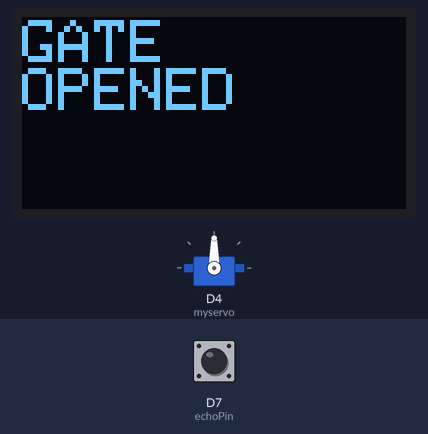
Recording of a sketch running on a simulated ESP8266 (NodeMCU). Parts: 128×64 one-colour display, servo. The test bench sets the inputs (shaded band); at power-on: D7 (echoPin) LOW. What the sketch prints to the serial monitor is not drawn.

Above: at 2.4 s.
2.5 s: D7 (echoPin) pulsed HIGH 2 times (0.12 s each, 0.3 s apart)
At 4.3 s:
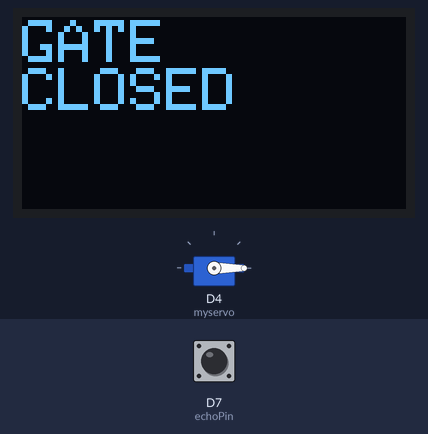
At 4.69 s:
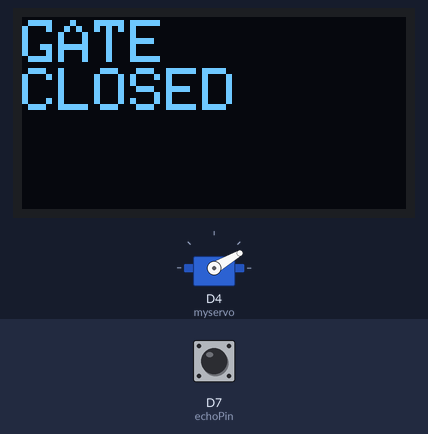
4.7 s: D7 (echoPin) pulsed HIGH 5 times (0.12 s each, 0.3 s apart)
At 6.03 s:
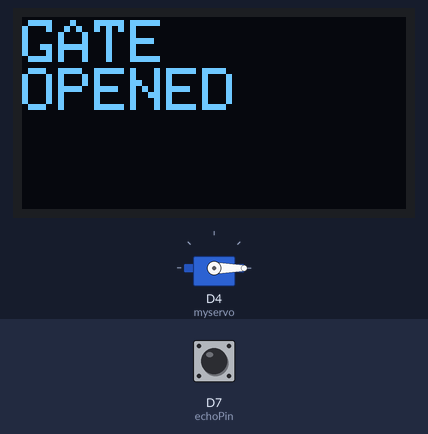
Timing chart, 0 to 9.3 s (numbered marks = the images above; inputs shaded):
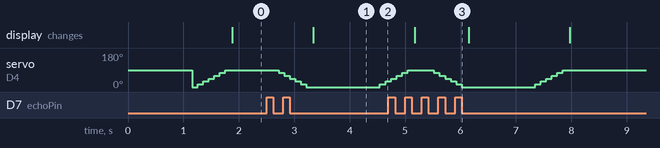

Measured:
- after the input at 2.5 s, servo on D4 (myservo): 90° → 75° after 0.22 s, → 60° 0.10 s later, → 45° 0.10 s later, → 30° 0.10 s later, … (8 changes in this stretch); the display: changes after 0.85 s (image 1)

The sketch:

toolgate.ino
```cpp
#define trigPin D8
#include <Servo.h>
#define echoPin D7
int a=0;
int b=0;
Servo myservo;
#include <Wire.h>
#include <Adafruit_SSD1306.h>
#include <Adafruit_GFX.h>
#define SSD1306_LCDHEIGHT 64

// OLED display TWI address
#define OLED_ADDR   0x3C

Adafruit_SSD1306 display(-1);

#if (SSD1306_LCDHEIGHT != 64)
#error("Height incorrect, please fix Adafruit_SSD1306.h!");
#endif
void setup() {
   display.begin(SSD1306_SWITCHCAPVCC, OLED_ADDR);
  display.clearDisplay();
  // put your setup code here, to run once:
Serial.begin(9600);
pinMode(trigPin, OUTPUT);
pinMode(echoPin, INPUT);
  myservo.attach(D4);
// display a line of text
  display.setTextSize(1);
  display.setTextColor(WHITE);
  display.setCursor(0,10);
  display.print("Tollgate working");
  display.display(); // update display with all of the above graphics


}

void loop() {
  // put your main code here, to run repeatedly:
int duration, distance;
digitalWrite(trigPin, HIGH);
delay(100);
digitalWrite(trigPin, LOW);
duration=pulseIn(echoPin, HIGH);
distance= (duration/2)*0.0343;
int v,pos;
if (distance<=20)
{
  v=1;
  b=0;
  }
  else
  {
    v=0;
    a=0;
    }
if (v== 1)
{
  a=a+1;
  if(a==1) {
     Serial.println("The gate is opening please wait ");
  for (pos = 0; pos <= 90; pos += 15) { // goes from 0 degrees to 180 degrees
    // in steps of 1 degree
    myservo.write(pos);   // tell servo to go to position in variable 'pos'
    delay(100);
    // waits 15ms for the servo to reach the position

  }
    Serial.println("The gate is opened ");
    display.clearDisplay();
    gateopen();


  }
                      // waits 15ms for the servo to reach the position
  }
  else if(v==0)
  {
    b=b+1;
    if(b==1) {

    for (pos = 90; pos >= 0; pos -= 15) { // goes from 0 degrees to 180 degrees
    // in steps of 1 degree
    myservo.write(pos);              // tell servo to go to position in variable 'pos'
    delay(100);
    // waits 15ms for the servo to reach the position
    }
    Serial.println("The gate is closed ");
      display.clearDisplay();
          gateclose();
    }
}
}
void gateopen()
{
    display.setTextSize(2);
  display.setTextColor(WHITE);
  display.setCursor(0,1);
  display.print("GATE \nOPENED");
  display.display();
  }
  void gateclose()
{
    display.setTextSize(2);
  display.setTextColor(WHITE);
  display.setCursor(0,1);
  display.print("GATE \nCLOSED");
  display.display();
  }
```
